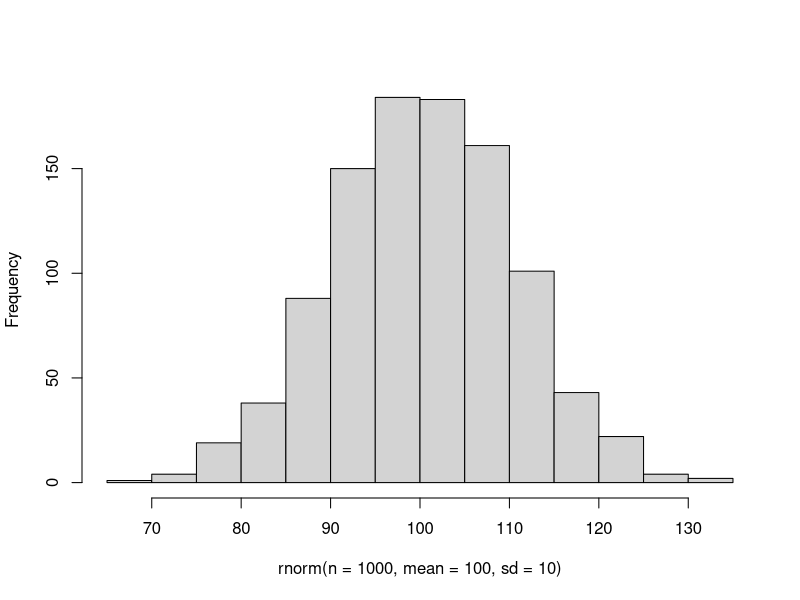
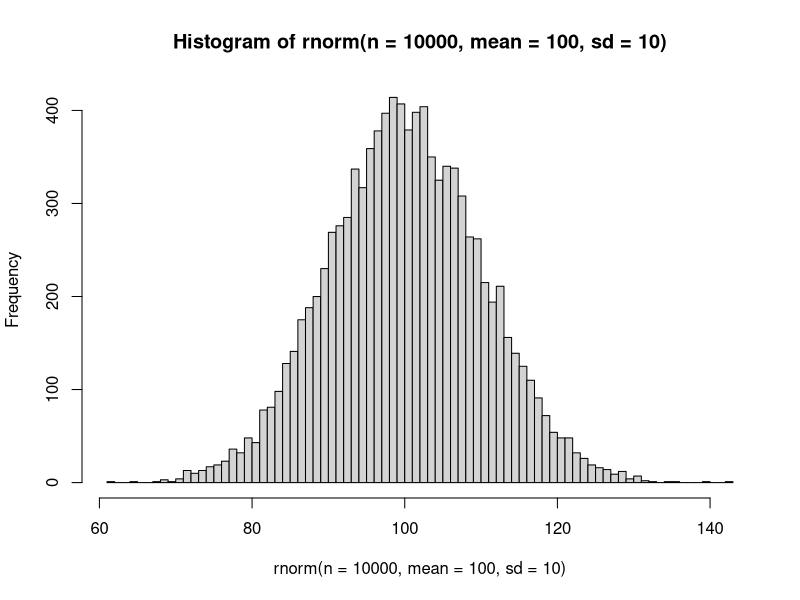
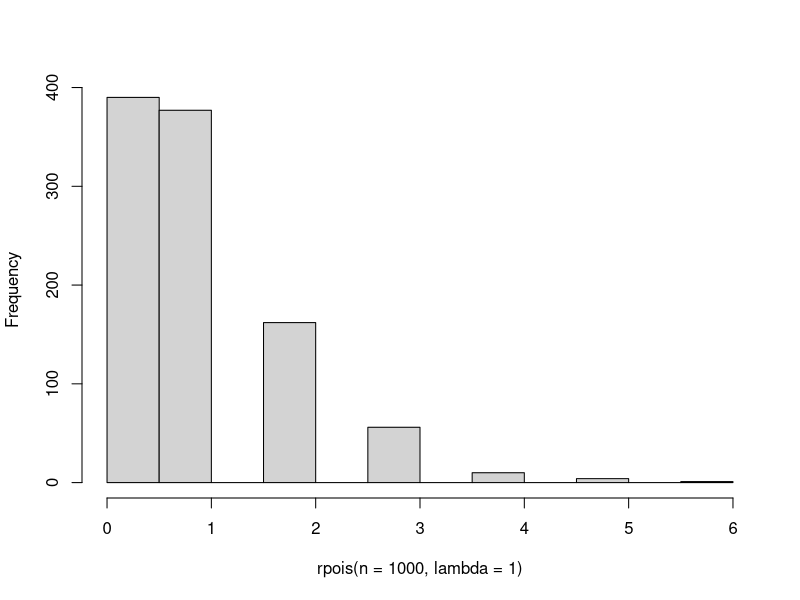
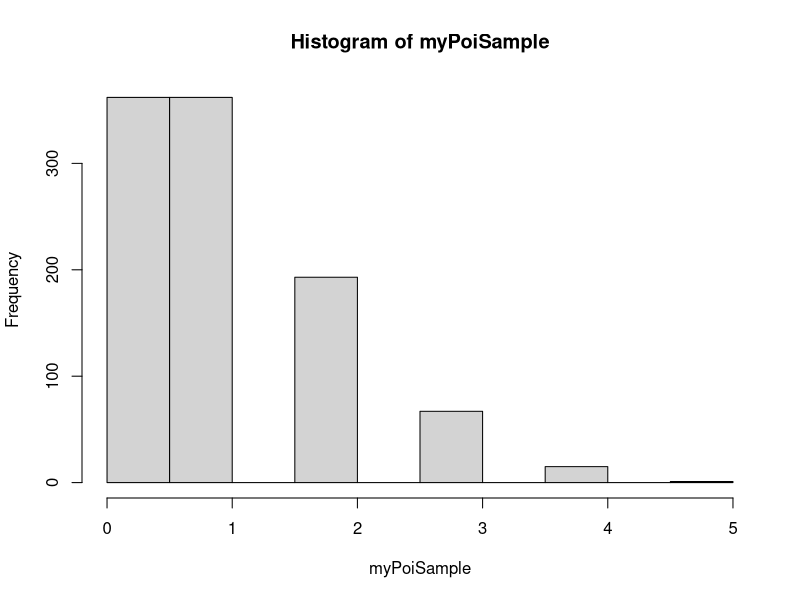

Generate these figures, in order, with R:
#####################################
# Chapter 1
data()
summary(BOD)
rainfall <- c(0,0,0,2,1,1,4)  # Amount of rain each day this week
sum(rainfall) / length(rainfall)  # Compute the mean the hard way
mean(rainfall) # Use a function to compute the mean

# Only if you did not do this in the Introduction
install.packages("modeest")  # Download the mode estimation package
library(modeest) # Make the package ready to use
mfv(rainfall) # mfv stands for most frequent value  

votes <- c(200,300,400) # Here is scenario one 
(votes - mean(votes)) ^ 2 # Show a list of squared deviations
sum( (votes - mean(votes)) ^ 2) # Add them together
sum( (votes - mean(votes)) ^ 2) / length(votes) # Divide by the number of observations

votes1 <- c(200,300,400) # Here is scenario one again
sqrt( sum((votes1 - mean(votes1))^2) / length(votes1) ) # That is the standard deviation
votes2 <- c(299,300,301) # Here is scenario two
sqrt( sum((votes2 - mean(votes2))^2) / length(votes2) ) # And the same for candidate 2

# The commented code makes a high res plot when run in R
#png("Figure01_1.png", width = 6, height = 6, units = 'in', res = 300)
hist( rnorm(n=1000, mean=100, sd=10), main=NULL )
#dev.off()

# This shows a finer-grained histogram with 100 categories or “breaks”
# Try increasing the n and the breaks to see what happens
hist( rnorm(n=10000, mean=100, sd=10), breaks=100 )

#png("Figure01_2.png", width = 6, height = 6, units = 'in', res = 300)
hist(rpois(n=1000, lambda=1), main=NULL)
#dev.off()

mean(rpois(n=1000, lambda=1))

myPoiSample <- rpois(n=1000, lambda=1)
mean(myPoiSample)
hist(myPoiSample)
